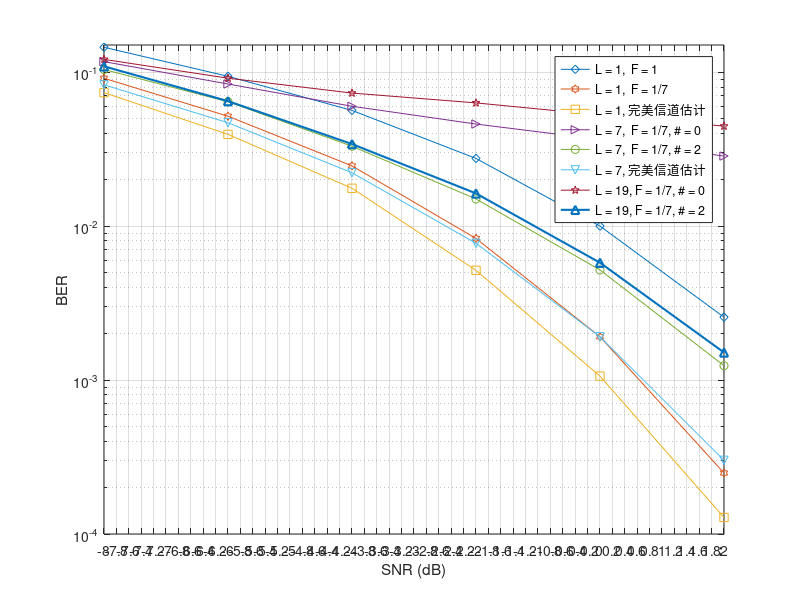

This figure's MATLAB source:
% Warning, obsolete
antennas = [20, 40, 60, 80, 100];
free = [-78.6, -79.3, -79.9, -80.4, -80.9];
other2 = [-70.5, -72.3, -73.5, -74.3, -75.1] - 3.5;
other3 = [-62.1, -64.4, -66.2, -67.3, -68.1] - 6.7;
self2 = [-77.51, -78.59, -79.65, -80.31, -80.81] + 0.4;
self3 = [-76.23, -77.74, -78.98, -79.74, -80.42] + 0.4;
plot(antennas, free, '^-', antennas, other2, '-o', antennas, other3, '-s', antennas, self2, '-d', antennas, self3, '-v', 'LineWidth', 1.5);
legend('Interference free scenario', 'User section, L = 2', 'User section, L = 3', 'Cell-wise greedy assignment, L = 2', 'Cell-wise greedy assignment, L = 3');
xlabel('Number of antennas (K = M)');
ylabel('Estimation error (dB)');
axis([20, 100, -81, -60]);
grid on;



dB = -10 : 2 : 4;
% L = 1, M = K = 100, perfect channel estimation
mmselimit = [5.0e-2, 3.1e-2, 1.7e-2, 8.7e-3, 3.9e-3, 1.6e-3, 5.6e-4, 1.7e-4];
zflimit   = [0.38, 0.359, 0.332, 0.298, 0.252, 0.206, 0.165, 0.139];
% L = 2, M = K = 100, perfect channel estimation
%cell2Iter0Perf   = [6.61e-2, 4.99e-2, 3.63e-2, 2.75e-2, 2.13e-2, 1.71e-2, 1.44e-2, 1.33e-2];
cell2Iter0Perf     = [8.12e-2, 6.85e-2, 5.91e-2, 5.80e-2, 6.10e-2, 6.77e-2, 8.16e-2, 9.78e-2];
cell2Iter1Perf     = [5.71e-2, 3.73e-2, 2.30e-2, 1.38e-2, 7.58e-3, 4.38e-3, 2.44e-3, 1.41e-3];
cell2Iter2Perf     = [5.67e-2, 3.82e-2, 2.28e-2, 1.31e-2, 7.03e-3, 3.55e-3, 1.71e-3, 8.49e-4];
cell2Iter2HardPerf = [5.51e-2, 3.61e-2, 2.05e-2, 1.01e-2, 4.60e-3, 1.80e-3, 6.71e-4, 2.0e-4];
thllr = [2.5, 2.5, 2.4, 2.3, 2.1, 1.8, 1.4, 0.9];
semilogy(dB, mmselimit, '-^', dB, zflimit, '-s', ...
        dB, cell2Iter0Perf, '-d', dB, cell2Iter1Perf, '-*', dB, cell2Iter2Perf, '-h', ...
        dB, cell2Iter2HardPerf, '-p', 'LineWidth', 1.5);
legend('无干扰场景, MMSE', '无干扰场景, ZF', ...
       '迭代次数为0', '迭代次数为1', '迭代次数为2', '部分硬判决');
set(gca, 'XTick', -10 : 2 : 4);
xlabel('SNR (dB)');
ylabel('BER');
axis([-10, 4, 1e-4, 1]);
grid on;



% L = 7, M = 100
% users = 76 : 4 : 100; % perfect channel estimation
users = 76 : 4 : 100; % imperfect channel estimation
Iter0M4 = [3.09e-2, 3.90e-2, 4.52e-2, 5.43e-2, 6.33e-2, 7.06e-2, 7.84e-2];
Iter1M4 = [4.79e-3, 7.42e-3, 1.19e-2, 1.75e-2, 2.40e-2, 3.13e-2, 3.78e-2];
Iter2M4 = [2.18e-3, 4.29e-3, 7.63e-3, 1.21e-2, 1.77e-2, 2.50e-2, 3.20e-2];
Iter0M0 = [2.23e-2, 3.00e-2, 3.78e-2, 4.58e-2, 5.36e-2, 6.16e-2, 7.06e-2];
Iter0M1 = [7.76e-4, 1.97e-3, 4.05e-3, 8.06e-3, 1.29e-2, 1.90e-2, 2.66e-2];
Iter0M2 = [1.13e-4, 3.95e-4, 1.26e-3, 3.34e-3, 7.08e-3, 1.26e-2, 1.96e-2];
semilogy(users, Iter0M4, '-^', users, Iter1M4, '-s', users, Iter2M4, '-d', users, Iter0M0, '-o', users, Iter0M1, '-v', users, Iter0M2, '-*', 'LineWidth', 1.5);
legend('SNR=0dB, #0', 'SNR=0dB, #1', 'SNR=0dB, #2', 'SNR=4dB, #0', 'SNR=4dB, #1', 'SNR=4dB, #2');
set(gca, 'XTick', 76 : 4 : 100);
%set(gca,'XTickLabel', {'76', '80', '84', '88', '92', '96', '100'});
xlabel('每小区用户数目(K)');
ylabel('BER');
axis([76, 100, 1e-4, 1e-1]);
grid on;


% Warning, obsolete
% SNR = 0dB,
users = 20 : 10 : 100;
free   = [-13.22, -14.91, -16.13, -17.08, -17.85, -18.51, -19.08, -19.59, -20.04];
cell2  = [-10.50, -11.24, -11.64, -11.91, -12.12, -12.31, -12.39, -12.43, -12.48];
cell3  = [ -8.99,  -9.53,  -9.77,  -9.93, -10.14, -10.20, -10.25, -10.33, -10.35];
%ocell2 = [-10.50, -11.15, -11.56, -11.88, -11.99, -12.23, -12.32, -12.40, -12.51] + 0.3;
%ocell3 = [ -8.94,  -9.32,  -9.70,  -9.99, -10.18, -10.25, -10.27, -10.35, -10.36] + 0.5;
crocell2est = [-15.14, -15.29, -15.48, -15.55, -15.56, -15.64, -15.66, -15.69, -15.76];
crocell = ones(1, 9) * -11.96;
%plot(users, free, '-^', users, cell2, '-d', users, cell3, '-s', users, crocell2est, '-v', users, crocell, 'LineWidth', 1.5);
plot(users, cell2, '-d', users, cell3, '-s', users, crocell2est, '-v', users, crocell, 'LineWidth', 1.5);
legend('Interference free scenario', 'L=2', 'L=3');
xlabel('Number of Users (K)');
ylabel('Mean Estimation Error (dB)');
grid on;


% K = 30, M = 40
dB = [-8 : 2 : 2];
oneCellImpR1= [1.01e-1, 6.30e-2, 3.48e-2, 1.53e-2, 5.42e-3, 1.21e-3];
oneCellImpR2= [7.89e-2, 4.59e-2, 2.21e-2, 8.30e-3, 2.24e-3, 4.07e-4];
oneCellImpR3= [6.91e-2, 3.81e-2, 1.78e-2, 6.78e-3, 1.56e-3, 2.61e-4];
oneCellImp  = [7.81e-2, 4.50e-2, 2.19e-2, 8.39e-3, 2.44e-3, 3.55e-4];
twoCellImp0 = [7.98e-2, 5.52e-2, 3.71e-2, 2.69e-2, 2.03e-2, 1.64e-2]; % L = 2, F = 1/2, # = 0
twoCellImp1 = [6.87e-2, 3.99e-2, 1.94e-2, 8.43e-3, 2.46e-3, 4.88e-4]; % L = 2, F = 1/2, # = 1
thrCellImp0 = [9.54e-2, 7.28e-2, 5.86e-2, 5.12e-2, 4.53e-2, 4.49e-2]; % L = 3, F = 1/3, # = 0
thrCellImp1 = [7.36e-2, 4.43e-2, 2.40e-2, 1.05e-2, 4.42e-3, 1.21e-3]; % L = 3, F = 1/3, # = 1
thrCellImp2 = [7.39e-2, 4.57e-2, 2.37e-2, 1.07e-2, 3.66e-3, 9.78e-4]; % L = 3, F = 1/3, # = 2
forCellImp0 = [9.75e-2, 8.41e-2, 6.89e-2, 6.30e-2, 6.29e-2, 6.29e-2]; % L = 4, F = 1/4, # = 0
forCellImp2 = [7.37e-2, 4.77e-2, 2.53e-2, 1.19e-2, 4.40e-3, 1.32e-3]; % L = 4, F = 1/4, # = 2
semilogy(dB, oneCellImpR1, '-d', dB, oneCellImpR2, '-h', ...
         dB, twoCellImp0,  '-s', dB, twoCellImp1,  '->', ...
         dB, thrCellImp0,  '-o', dB, thrCellImp2,  '-v', ...
         dB, forCellImp0,  '-p', dB, forCellImp2,  '-^', 'LineWidth', 1.5);
legend('L = 1, F = 1', 'L = 1, F = 1/2', ...
       'L = 2, F = 1/2, # = 0', 'L = 2, F = 1/2, # = 1', ...
       'L = 3, F = 1/3, # = 0', 'L = 3, F = 1/3, # = 2', ...
       'L = 4, F = 1/4, # = 0', 'L = 4, F = 1/4, # = 2');
set(gca, 'XTick', -8 : 0.2 : 2);
xlabel('SNR (dB)');
ylabel('BER');
axis([-8 2 1e-4 1.1e-1]);
grid on;


% M = 40, K = 30
dB = [-8 : 2 : 2];
oneCellImpM40K30 = [7.81e-2, 4.50e-2, 2.19e-2, 8.39e-3, 2.44e-3, 3.55e-4];
fourCellImp0R3   = [1.07e-1, 8.88e-2, 7.32e-2, 6.30e-2, 6.12e-2, 5.95e-2];
fourCellImp2R3   = [7.92e-2, 5.08e-2, 2.80e-2, 1.37e-2, 5.53e-3, 1.64e-3];
% M = 20, K = 10
oneCellImpM20R1  = [1.45e-1, 9.39e-2, 5.64e-2, 2.75e-2, 1.00e-2, 2.56e-3];
oneCellImpM20K10 = [9.12e-2, 5.17e-2, 2.46e-2, 8.31e-3, 1.91e-3, 2.49e-4];
oneCellPerM20K10 = [7.36e-2, 3.94e-2, 1.76e-2, 5.16e-3, 1.06e-3, 1.28e-4];

s7CellImp0R7     = [1.17e-1, 8.37e-2, 6.00e-2, 4.60e-2, 3.65e-2, 2.85e-2];
s7CellImp2R7     = [1.04e-1, 6.42e-2, 3.30e-2, 1.50e-2, 5.19e-3, 1.24e-3];
s7CellPerImp2    = [8.27e-2, 4.69e-2, 2.22e-2, 7.73e-3, 1.91e-3, 3.01e-4];

n19CellImp0R7    = [1.21e-1, 9.13e-2, 7.31e-2, 6.31e-2, 5.27e-2, 4.46e-2];
n19CellImp2R7    = [1.09e-1, 6.48e-2, 3.41e-2, 1.63e-2, 5.78e-3, 1.51e-3];
semilogy(dB, oneCellImpM20R1, '-d', dB, oneCellImpM20K10, '-h', dB, oneCellPerM20K10, '-s', ...
         dB, s7CellImp0R7, '->', dB, s7CellImp2R7, '-o', dB, s7CellPerImp2, '-v', ...
         dB, n19CellImp0R7, '-p', dB, n19CellImp2R7, '-^', 'LineWidth', 1.5);
legend('L = 1,  F = 1', 'L = 1,  F = 1/7', 'L = 1, 完美信道估计', ...
       'L = 7,  F = 1/7, # = 0', 'L = 7,  F = 1/7, # = 2', 'L = 7, 完美信道估计', ...
       'L = 19, F = 1/7, # = 0', 'L = 19, F = 1/7, # = 2');
set(gca, 'XTick', -8 : 0.2 : 2);
xlabel('SNR (dB)');
ylabel('BER');
axis([-8 2 1e-4 1.5e-1]);
grid on;



